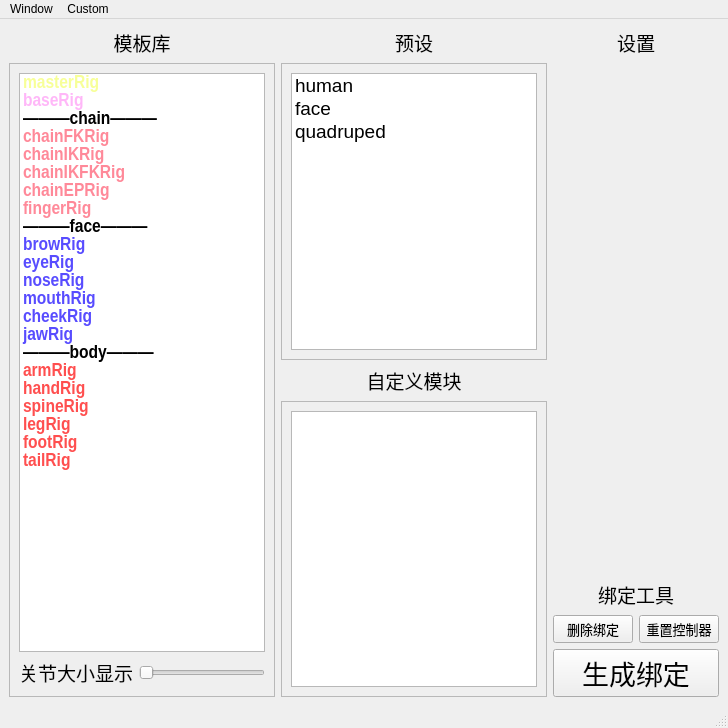
<?xml version="1.0" encoding="UTF-8"?>
<ui version="4.0">
 <class>MainWindow</class>
 <widget class="QMainWindow" name="MainWindow">
  <property name="geometry">
   <rect>
    <x>0</x>
    <y>0</y>
    <width>728</width>
    <height>728</height>
   </rect>
  </property>
  <property name="windowTitle">
   <string>MuZi_BindingSystem</string>
  </property>
  <widget class="QWidget" name="centralwidget">
   <layout class="QGridLayout" name="gridLayout">
    <item row="0" column="0">
     <layout class="QHBoxLayout" name="horizontalLayout">
      <item>
       <layout class="QVBoxLayout" name="proxy_layout">
        <property name="sizeConstraint">
         <enum>QLayout::SetDefaultConstraint</enum>
        </property>
        <item>
         <widget class="QLabel" name="proxy_label">
          <property name="enabled">
           <bool>true</bool>
          </property>
          <property name="sizePolicy">
           <sizepolicy hsizetype="Preferred" vsizetype="Preferred">
            <horstretch>0</horstretch>
            <verstretch>0</verstretch>
           </sizepolicy>
          </property>
          <property name="sizeIncrement">
           <size>
            <width>0</width>
            <height>0</height>
           </size>
          </property>
          <property name="font">
           <font>
            <family>Agency FB</family>
            <pointsize>14</pointsize>
           </font>
          </property>
          <property name="contextMenuPolicy">
           <enum>Qt::DefaultContextMenu</enum>
          </property>
          <property name="layoutDirection">
           <enum>Qt::LeftToRight</enum>
          </property>
          <property name="text">
           <string>模板库</string>
          </property>
          <property name="alignment">
           <set>Qt::AlignCenter</set>
          </property>
         </widget>
        </item>
        <item>
         <widget class="QScrollArea" name="scrollArea">
          <property name="widgetResizable">
           <bool>true</bool>
          </property>
          <widget class="QWidget" name="scrollAreaWidgetContents">
           <property name="geometry">
            <rect>
             <x>0</x>
             <y>0</y>
             <width>262</width>
             <height>629</height>
            </rect>
           </property>
           <layout class="QGridLayout" name="gridLayout_2">
            <item row="1" column="0">
             <layout class="QHBoxLayout" name="horizontalLayout_2">
              <item>
               <widget class="QLabel" name="jointRadius_label">
                <property name="font">
                 <font>
                  <family>Agency FB</family>
                  <pointsize>14</pointsize>
                 </font>
                </property>
                <property name="text">
                 <string>关节大小显示</string>
                </property>
               </widget>
              </item>
              <item>
               <widget class="QSlider" name="jointRadius_Slider">
                <property name="font">
                 <font>
                  <family>Agency FB</family>
                  <pointsize>14</pointsize>
                 </font>
                </property>
                <property name="contextMenuPolicy">
                 <enum>Qt::DefaultContextMenu</enum>
                </property>
                <property name="layoutDirection">
                 <enum>Qt::LeftToRight</enum>
                </property>
                <property name="minimum">
                 <number>1</number>
                </property>
                <property name="maximum">
                 <number>50</number>
                </property>
                <property name="orientation">
                 <enum>Qt::Horizontal</enum>
                </property>
               </widget>
              </item>
             </layout>
            </item>
            <item row="0" column="0">
             <widget class="QListWidget" name="proxy_widget">
              <property name="sizePolicy">
               <sizepolicy hsizetype="Preferred" vsizetype="Expanding">
                <horstretch>0</horstretch>
                <verstretch>0</verstretch>
               </sizepolicy>
              </property>
              <property name="baseSize">
               <size>
                <width>0</width>
                <height>0</height>
               </size>
              </property>
              <property name="font">
               <font>
                <family>Arial Narrow</family>
                <pointsize>14</pointsize>
                <weight>75</weight>
                <italic>false</italic>
                <bold>true</bold>
               </font>
              </property>
              <property name="mouseTracking">
               <bool>false</bool>
              </property>
              <property name="focusPolicy">
               <enum>Qt::StrongFocus</enum>
              </property>
              <property name="layoutDirection">
               <enum>Qt::LeftToRight</enum>
              </property>
              <property name="autoFillBackground">
               <bool>false</bool>
              </property>
              <property name="styleSheet">
               <string notr="true"/>
              </property>
              <property name="lineWidth">
               <number>0</number>
              </property>
              <property name="autoScroll">
               <bool>true</bool>
              </property>
              <property name="editTriggers">
               <set>QAbstractItemView::DoubleClicked|QAbstractItemView::EditKeyPressed</set>
              </property>
              <property name="dragEnabled">
               <bool>false</bool>
              </property>
              <property name="dragDropOverwriteMode">
               <bool>false</bool>
              </property>
              <property name="dragDropMode">
               <enum>QAbstractItemView::NoDragDrop</enum>
              </property>
              <property name="selectionMode">
               <enum>QAbstractItemView::SingleSelection</enum>
              </property>
              <property name="selectionRectVisible">
               <bool>false</bool>
              </property>
              <property name="sortingEnabled">
               <bool>false</bool>
              </property>
              <item>
               <property name="text">
                <string>masterRig</string>
               </property>
               <property name="foreground">
                <brush brushstyle="SolidPattern">
                 <color alpha="255">
                  <red>247</red>
                  <green>255</green>
                  <blue>152</blue>
                 </color>
                </brush>
               </property>
              </item>
              <item>
               <property name="text">
                <string>baseRig</string>
               </property>
               <property name="foreground">
                <brush brushstyle="SolidPattern">
                 <color alpha="255">
                  <red>255</red>
                  <green>183</green>
                  <blue>248</blue>
                 </color>
                </brush>
               </property>
              </item>
              <item>
               <property name="text">
                <string>———chain———</string>
               </property>
               <property name="flags">
                <set>NoItemFlags</set>
               </property>
              </item>
              <item>
               <property name="text">
                <string>chainFKRig</string>
               </property>
               <property name="background">
                <brush brushstyle="NoBrush">
                 <color alpha="255">
                  <red>0</red>
                  <green>0</green>
                  <blue>0</blue>
                 </color>
                </brush>
               </property>
               <property name="foreground">
                <brush brushstyle="SolidPattern">
                 <color alpha="255">
                  <red>255</red>
                  <green>137</green>
                  <blue>153</blue>
                 </color>
                </brush>
               </property>
              </item>
              <item>
               <property name="text">
                <string>chainIKRig</string>
               </property>
               <property name="foreground">
                <brush brushstyle="SolidPattern">
                 <color alpha="255">
                  <red>255</red>
                  <green>137</green>
                  <blue>153</blue>
                 </color>
                </brush>
               </property>
              </item>
              <item>
               <property name="text">
                <string>chainIKFKRig</string>
               </property>
               <property name="font">
                <font>
                 <kerning>true</kerning>
                </font>
               </property>
               <property name="textAlignment">
                <set>AlignLeading|AlignVCenter</set>
               </property>
               <property name="foreground">
                <brush brushstyle="SolidPattern">
                 <color alpha="255">
                  <red>255</red>
                  <green>137</green>
                  <blue>153</blue>
                 </color>
                </brush>
               </property>
              </item>
              <item>
               <property name="text">
                <string>chainEPRig</string>
               </property>
               <property name="foreground">
                <brush brushstyle="SolidPattern">
                 <color alpha="255">
                  <red>255</red>
                  <green>137</green>
                  <blue>153</blue>
                 </color>
                </brush>
               </property>
              </item>
              <item>
               <property name="text">
                <string>fingerRig</string>
               </property>
               <property name="foreground">
                <brush brushstyle="SolidPattern">
                 <color alpha="255">
                  <red>255</red>
                  <green>137</green>
                  <blue>153</blue>
                 </color>
                </brush>
               </property>
              </item>
              <item>
               <property name="text">
                <string>———face———</string>
               </property>
               <property name="flags">
                <set>NoItemFlags</set>
               </property>
              </item>
              <item>
               <property name="text">
                <string>browRig</string>
               </property>
               <property name="foreground">
                <brush brushstyle="SolidPattern">
                 <color alpha="255">
                  <red>88</red>
                  <green>76</green>
                  <blue>255</blue>
                 </color>
                </brush>
               </property>
              </item>
              <item>
               <property name="text">
                <string>eyeRig</string>
               </property>
               <property name="foreground">
                <brush brushstyle="SolidPattern">
                 <color alpha="255">
                  <red>88</red>
                  <green>76</green>
                  <blue>255</blue>
                 </color>
                </brush>
               </property>
              </item>
              <item>
               <property name="text">
                <string>noseRig</string>
               </property>
               <property name="foreground">
                <brush brushstyle="SolidPattern">
                 <color alpha="255">
                  <red>88</red>
                  <green>76</green>
                  <blue>255</blue>
                 </color>
                </brush>
               </property>
              </item>
              <item>
               <property name="text">
                <string>mouthRig</string>
               </property>
               <property name="foreground">
                <brush brushstyle="SolidPattern">
                 <color alpha="255">
                  <red>88</red>
                  <green>76</green>
                  <blue>255</blue>
                 </color>
                </brush>
               </property>
              </item>
              <item>
               <property name="text">
                <string>cheekRig</string>
               </property>
               <property name="foreground">
                <brush brushstyle="SolidPattern">
                 <color alpha="255">
                  <red>88</red>
                  <green>76</green>
                  <blue>255</blue>
                 </color>
                </brush>
               </property>
              </item>
              <item>
               <property name="text">
                <string>jawRig</string>
               </property>
               <property name="foreground">
                <brush brushstyle="SolidPattern">
                 <color alpha="255">
                  <red>88</red>
                  <green>76</green>
                  <blue>255</blue>
                 </color>
                </brush>
               </property>
              </item>
              <item>
               <property name="text">
                <string>———body———</string>
               </property>
               <property name="flags">
                <set>NoItemFlags</set>
               </property>
              </item>
              <item>
               <property name="text">
                <string>armRig</string>
               </property>
               <property name="foreground">
                <brush brushstyle="SolidPattern">
                 <color alpha="255">
                  <red>255</red>
                  <green>79</green>
                  <blue>79</blue>
                 </color>
                </brush>
               </property>
              </item>
              <item>
               <property name="text">
                <string>handRig</string>
               </property>
               <property name="foreground">
                <brush brushstyle="SolidPattern">
                 <color alpha="255">
                  <red>255</red>
                  <green>79</green>
                  <blue>79</blue>
                 </color>
                </brush>
               </property>
              </item>
              <item>
               <property name="text">
                <string>spineRig</string>
               </property>
               <property name="foreground">
                <brush brushstyle="SolidPattern">
                 <color alpha="255">
                  <red>255</red>
                  <green>79</green>
                  <blue>79</blue>
                 </color>
                </brush>
               </property>
              </item>
              <item>
               <property name="text">
                <string>legRig</string>
               </property>
               <property name="foreground">
                <brush brushstyle="SolidPattern">
                 <color alpha="255">
                  <red>255</red>
                  <green>79</green>
                  <blue>79</blue>
                 </color>
                </brush>
               </property>
              </item>
              <item>
               <property name="text">
                <string>footRig</string>
               </property>
               <property name="foreground">
                <brush brushstyle="SolidPattern">
                 <color alpha="255">
                  <red>255</red>
                  <green>79</green>
                  <blue>79</blue>
                 </color>
                </brush>
               </property>
              </item>
              <item>
               <property name="text">
                <string>tailRig</string>
               </property>
               <property name="foreground">
                <brush brushstyle="SolidPattern">
                 <color alpha="255">
                  <red>255</red>
                  <green>79</green>
                  <blue>79</blue>
                 </color>
                </brush>
               </property>
              </item>
             </widget>
            </item>
           </layout>
          </widget>
         </widget>
        </item>
       </layout>
      </item>
      <item>
       <layout class="QVBoxLayout" name="verticalLayout_3">
        <item>
         <layout class="QVBoxLayout" name="preset_layout">
          <item>
           <widget class="QLabel" name="label">
            <property name="font">
             <font>
              <family>Agency FB</family>
              <pointsize>14</pointsize>
             </font>
            </property>
            <property name="text">
             <string>预设</string>
            </property>
            <property name="alignment">
             <set>Qt::AlignCenter</set>
            </property>
           </widget>
          </item>
          <item>
           <widget class="QScrollArea" name="scrollArea_2">
            <property name="widgetResizable">
             <bool>true</bool>
            </property>
            <widget class="QWidget" name="scrollAreaWidgetContents_5">
             <property name="geometry">
              <rect>
               <x>0</x>
               <y>0</y>
               <width>262</width>
               <height>294</height>
              </rect>
             </property>
             <layout class="QGridLayout" name="gridLayout_5">
              <item row="0" column="0">
               <widget class="QListWidget" name="preset_widget">
                <property name="font">
                 <font>
                  <pointsize>14</pointsize>
                 </font>
                </property>
                <property name="selectionMode">
                 <enum>QAbstractItemView::SingleSelection</enum>
                </property>
                <property name="selectionRectVisible">
                 <bool>false</bool>
                </property>
                <item>
                 <property name="text">
                  <string>human</string>
                 </property>
                </item>
                <item>
                 <property name="text">
                  <string>face</string>
                 </property>
                </item>
                <item>
                 <property name="text">
                  <string>quadruped</string>
                 </property>
                </item>
               </widget>
              </item>
             </layout>
            </widget>
           </widget>
          </item>
         </layout>
        </item>
        <item>
         <layout class="QVBoxLayout" name="custom_layout">
          <item>
           <widget class="QLabel" name="custom_label">
            <property name="font">
             <font>
              <family>Agency FB</family>
              <pointsize>14</pointsize>
             </font>
            </property>
            <property name="text">
             <string>自定义模块</string>
            </property>
            <property name="alignment">
             <set>Qt::AlignCenter</set>
            </property>
           </widget>
          </item>
          <item>
           <widget class="QScrollArea" name="scrollArea_3">
            <property name="widgetResizable">
             <bool>true</bool>
            </property>
            <widget class="QWidget" name="scrollAreaWidgetContents_3">
             <property name="geometry">
              <rect>
               <x>0</x>
               <y>0</y>
               <width>262</width>
               <height>293</height>
              </rect>
             </property>
             <property name="sizePolicy">
              <sizepolicy hsizetype="Preferred" vsizetype="Preferred">
               <horstretch>0</horstretch>
               <verstretch>0</verstretch>
              </sizepolicy>
             </property>
             <layout class="QGridLayout" name="gridLayout_4">
              <item row="1" column="0">
               <widget class="QListWidget" name="custom_widget">
                <property name="sizePolicy">
                 <sizepolicy hsizetype="Expanding" vsizetype="Expanding">
                  <horstretch>0</horstretch>
                  <verstretch>0</verstretch>
                 </sizepolicy>
                </property>
                <property name="font">
                 <font>
                  <family>Arial Narrow</family>
                  <pointsize>14</pointsize>
                 </font>
                </property>
                <property name="editTriggers">
                 <set>QAbstractItemView::AnyKeyPressed|QAbstractItemView::DoubleClicked|QAbstractItemView::EditKeyPressed</set>
                </property>
                <property name="dragEnabled">
                 <bool>true</bool>
                </property>
                <property name="dragDropOverwriteMode">
                 <bool>true</bool>
                </property>
                <property name="dragDropMode">
                 <enum>QAbstractItemView::InternalMove</enum>
                </property>
               </widget>
              </item>
             </layout>
            </widget>
           </widget>
          </item>
         </layout>
        </item>
       </layout>
      </item>
      <item>
       <layout class="QVBoxLayout" name="setting_layout">
        <item>
         <layout class="QVBoxLayout" name="verticalLayout_4">
          <item>
           <widget class="QLabel" name="label_3">
            <property name="font">
             <font>
              <family>Agency FB</family>
              <pointsize>14</pointsize>
             </font>
            </property>
            <property name="text">
             <string>设置</string>
            </property>
            <property name="alignment">
             <set>Qt::AlignCenter</set>
            </property>
           </widget>
          </item>
          <item>
           <widget class="QStackedWidget" name="setting_stack">
            <widget class="QWidget" name="Page1">
             <layout class="QVBoxLayout" name="set_layout">
              <property name="topMargin">
               <number>9</number>
              </property>
              <property name="bottomMargin">
               <number>9</number>
              </property>
             </layout>
            </widget>
           </widget>
          </item>
          <item>
           <spacer name="verticalSpacer">
            <property name="orientation">
             <enum>Qt::Vertical</enum>
            </property>
            <property name="sizeHint" stdset="0">
             <size>
              <width>20</width>
              <height>40</height>
             </size>
            </property>
           </spacer>
          </item>
         </layout>
        </item>
        <item>
         <layout class="QVBoxLayout" name="verticalLayout">
          <item>
           <widget class="QLabel" name="label_2">
            <property name="font">
             <font>
              <family>Agency FB</family>
              <pointsize>14</pointsize>
             </font>
            </property>
            <property name="text">
             <string>绑定工具</string>
            </property>
            <property name="alignment">
             <set>Qt::AlignCenter</set>
            </property>
           </widget>
          </item>
          <item>
           <layout class="QHBoxLayout" name="horizontalLayout_3">
            <item>
             <widget class="QPushButton" name="delete_button">
              <property name="font">
               <font>
                <family>Agency FB</family>
                <pointsize>10</pointsize>
               </font>
              </property>
              <property name="text">
               <string>删除绑定</string>
              </property>
             </widget>
            </item>
            <item>
             <widget class="QPushButton" name="ctrl_button">
              <property name="font">
               <font>
                <family>Agency FB</family>
                <pointsize>10</pointsize>
               </font>
              </property>
              <property name="text">
               <string>重置控制器</string>
              </property>
             </widget>
            </item>
           </layout>
          </item>
          <item>
           <widget class="QPushButton" name="build_button">
            <property name="font">
             <font>
              <family>Agency FB</family>
              <pointsize>20</pointsize>
             </font>
            </property>
            <property name="text">
             <string>生成绑定</string>
            </property>
           </widget>
          </item>
         </layout>
        </item>
       </layout>
      </item>
     </layout>
    </item>
   </layout>
  </widget>
  <widget class="QMenuBar" name="menubar">
   <property name="geometry">
    <rect>
     <x>0</x>
     <y>0</y>
     <width>728</width>
     <height>23</height>
    </rect>
   </property>
   <widget class="QMenu" name="menuWindow">
    <property name="title">
     <string>Window</string>
    </property>
    <addaction name="actionRefersh"/>
   </widget>
   <widget class="QMenu" name="menuCustom">
    <property name="title">
     <string>Custom</string>
    </property>
    <addaction name="action_Mirror_select"/>
    <addaction name="action_Mirror"/>
    <addaction name="separator"/>
    <addaction name="action_Upward"/>
    <addaction name="action_Lowward"/>
    <addaction name="action_Rename"/>
    <addaction name="separator"/>
    <addaction name="action_Delete"/>
    <addaction name="action_Clear"/>
   </widget>
   <addaction name="menuWindow"/>
   <addaction name="menuCustom"/>
  </widget>
  <widget class="QStatusBar" name="statusbar"/>
  <action name="actionRefersh">
   <property name="text">
    <string>refersh</string>
   </property>
  </action>
  <action name="action_Mirror_select">
   <property name="text">
    <string>Mirror_selection</string>
   </property>
  </action>
  <action name="action_Mirror">
   <property name="text">
    <string>Mirror_All</string>
   </property>
  </action>
  <action name="action_Upward">
   <property name="text">
    <string>Upward</string>
   </property>
  </action>
  <action name="action_Lowward">
   <property name="text">
    <string>Downward</string>
   </property>
  </action>
  <action name="action_Rename">
   <property name="text">
    <string>Rename</string>
   </property>
  </action>
  <action name="action_Delete">
   <property name="text">
    <string>Delete</string>
   </property>
  </action>
  <action name="action_Clear">
   <property name="text">
    <string>Clear</string>
   </property>
  </action>
 </widget>
 <resources/>
 <connections/>
</ui>
